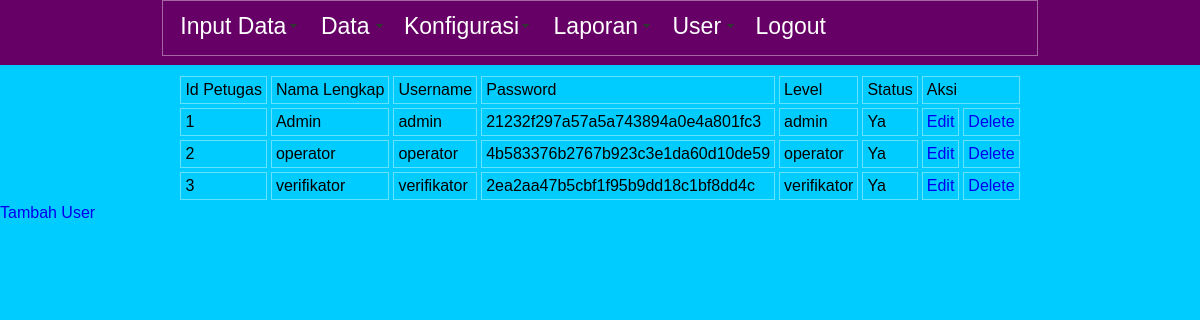
Screenshot of /panel/tampil_user.php (signed in) with the database file from the repository.
### tables this page shows
CREATE TABLE IF NOT EXISTS `ppdb_petugas` (
  `id_petugas` int(11) NOT NULL AUTO_INCREMENT,
  `nama_lengkap` varchar(255) NOT NULL,
  `username` varchar(100) NOT NULL,
  `password` varchar(100) NOT NULL,
  `level` int(2) NOT NULL,
  `status` int(2) NOT NULL DEFAULT '0',
  PRIMARY KEY (`id_petugas`)
);

### panel/tampil_user.php (the view, shortened to what this page needs)
<?php require_once('../Connections/connect.php'); ?>
<?php include('auth.php'); ?>
<?php include('../inc/fungsi.php'); ?>
<?php
$query_petugas = "SELECT * FROM ppdb_petugas";
$petugas = mysql_query($query_petugas, $connect) or die(mysql_error());
$row_petugas = mysql_fetch_assoc($petugas);
?>
<!DOCTYPE html PUBLIC "-//W3C//DTD XHTML 1.0 Transitional//EN" "http://www.w3.org/TR/xhtml1/DTD/xhtml1-transitional.dtd">
<html xmlns="http://www.w3.org/1999/xhtml">
<head>
<link href="../css/style.css" rel="stylesheet" type="text/css" />
</head>
<body>
<div id="nav">
    <table width="73%" border="0" cellspacing="0" cellpadding="0" align="center">
<tr>
    <td><?php include('../inc/header.php') ?></td>
  </tr>
</table>
</div>
<br />
<br />
<br />
<br />
<table border="0" align="center" cellpadding="4" cellspacing="4">
  <tr>
    <td>Id Petugas</td>
    <td>Nama Lengkap</td>
    <td>Username</td>
    <td>Password</td>
    <td>Level</td>
    <td>Status</td>
    <td colspan="2">Aksi</td>
  </tr>
  <?php do { ?>
    <tr>
      <td><?php echo $row_petugas['id_petugas']; ?></td>
      <td><?php echo $row_petugas['nama_lengkap']; ?></td>
      <td><?php echo $row_petugas['username']; ?></td>
      <td><?php echo $row_petugas['password']; ?></td>
      <td><?php echo adm($row_petugas['level']); ?></td>
      <td><?php echo yesno($row_petugas['status']); ?></td>
      <td><a href="edit_user.php?id=<?php echo $row_petugas['id_petugas']; ?>">Edit</a></td>
      <td><a href="hapus_user.php?id=<?php echo $row_petugas['id_petugas']; ?>">Delete</a></td>
    </tr>
    <?php } while ($row_petugas = mysql_fetch_assoc($petugas)); ?>
</table>
<a href="tampil_user.php">Tambah User</a>
</body>
</html>

### inc/fungsi.php
<?php
function yesno($boolean){
	if($boolean == 1){
		echo 'Ya';
	}else{
		echo 'tidak';
	}
}
function adm($boolean){
	if($boolean == 2){
		echo 'admin';
	}else if($boolean == 1){
		echo 'verifikator';
	}else if($boolean == 0){
		echo 'operator';
	}
}
?>

### css/style.css (style rules this page uses)
body { font-family: Verdana, Geneva, sans-serif; margin:0; background: #0CF; }
#nav { width: 100%; position: fixed; top: 0px; height: 65px; font-size: 23px; margin-top: 0px; left:0; z-index:1; background-color:#606; display:block; }
a:link { text-decoration:none; }
tr, td { border:solid 1px rgba(255,255,255,0.4); }

### rows the page displays
ppdb_petugas: id_petugas "1", nama_lengkap "Admin", username "admin", password "21232f297a57a5a743894a0e4a801fc3", level "admin", status "Ya"
ppdb_petugas: id_petugas "2", nama_lengkap "operator", username "operator", password "4b583376b2767b923c3e1da60d10de59", level "operator", status "Ya"
ppdb_petugas: id_petugas "3", nama_lengkap "verifikator", username "verifikator", password "2ea2aa47b5cbf1f95b9dd18c1bf8dd4c", level "verifikator", status "Ya"
